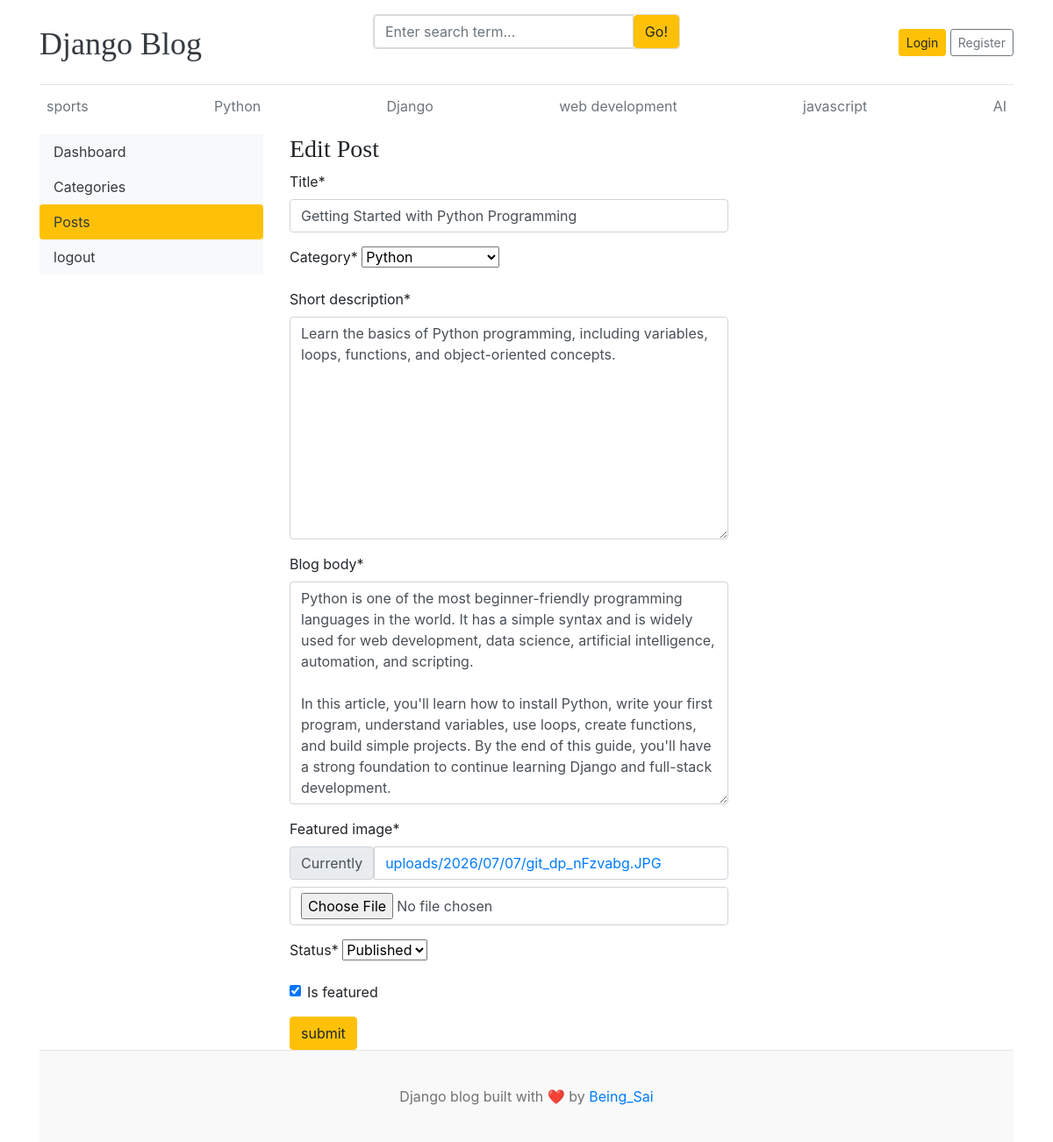
Page /dashboard/posts/edit/3 on the earlier database version.
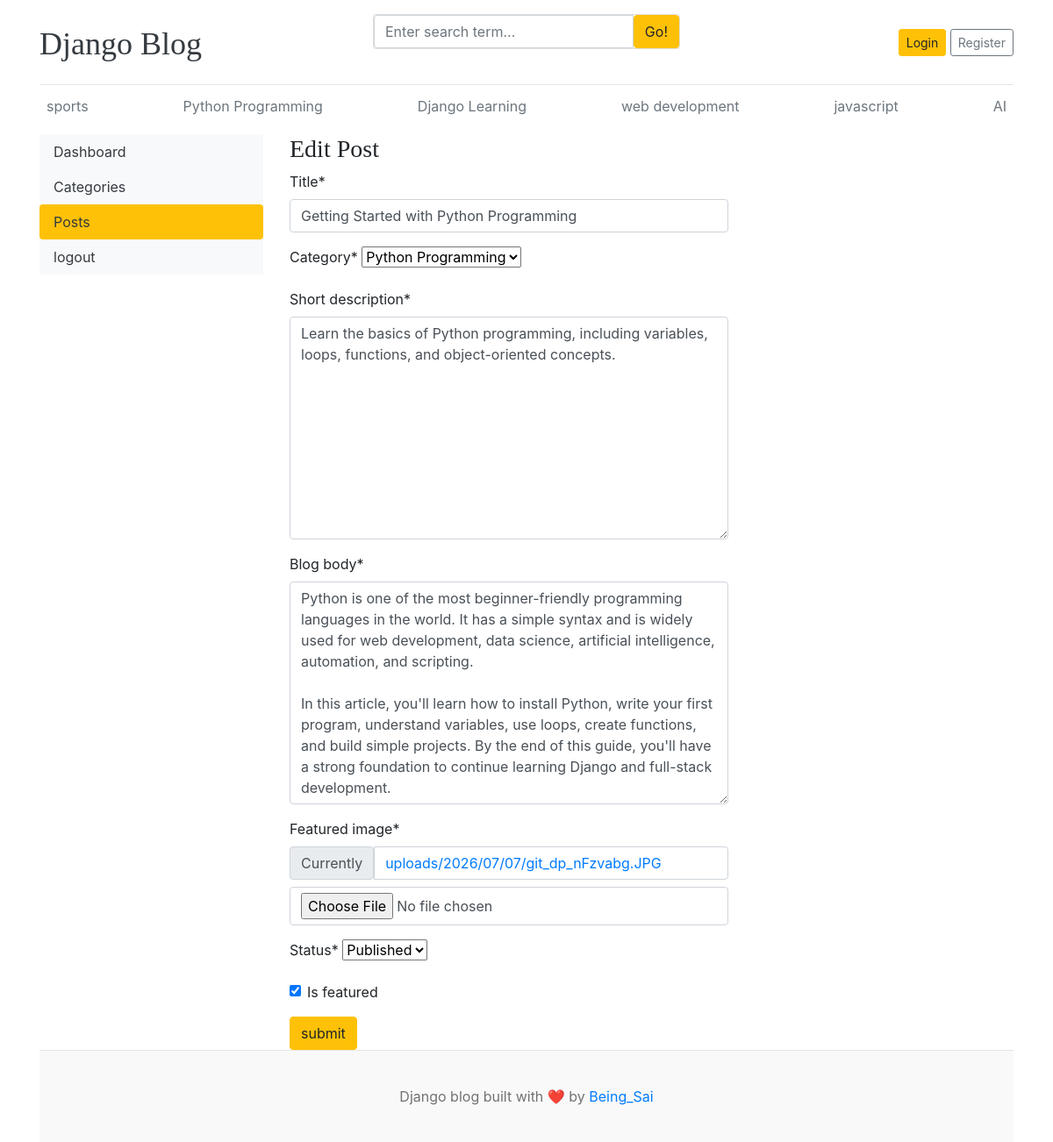
Same page on the later database version.
### blogs/models.py (models this page shows, shortened)
class Category(models.Model):
    category_name = models.CharField(max_length=50)
    created_at = models.DateTimeField(auto_now_add=True)
    updated_at = models.DateTimeField(auto_now=True)
    def __str__(self):
       return self.category_name
    class Meta:
        verbose_name_plural = 'categories'

class Blog(models.Model):
    title = models.CharField(max_length=100)
    slug =models.SlugField(max_length=150, unique=True, blank=True )
    category =models.ForeignKey(Category, on_delete=models.CASCADE)
    author = models.ForeignKey(User, on_delete=models.CASCADE)
    short_description =models.TextField(max_length=500)
    blog_body = models.TextField(max_length=2000)
    featured_image =models.ImageField(upload_to='uploads/%Y/%m/%d')
    status =models.CharField(choices=STATUS_CHOICES, default="Draft")
    is_featured =models.BooleanField(default=False)
    created_at =models.DateTimeField(auto_now_add=True)
    updated_at = models.DateTimeField(auto_now=True)

### dashboards/views.py (the view, shortened to what this page needs)
# urls.py: path('posts/edit/<int:pk>',views.edit_post,name="edit_post"),
def edit_post(request,pk):
    post = get_object_or_404(Blog,pk=pk)
    form = BlogForm(instance= post)
    context = {
        "form":form,
        "post":post,
    }
    return render(request,'dashboard/edit_post.html',context)

### dashboards/forms.py
class BlogForm(forms.ModelForm):
    class Meta:
        model = Blog
        fields = ('title','category','short_description','blog_body','featured_image','status','is_featured',)

### blogs/context_preprocessors.py (called while the page is built)
def get_categories(request):
    return{
        "categories": Category.objects.all(),
    }

def get_social_links(request):
    return{
        "sociallinks": SocialLinks.objects.all()
    }

### templates/dashboard/edit_post.html (shortened to what this page needs)
{% extends 'base.html' %}
{% block content %}
{% load crispy_forms_tags %}
<div class="row">
    {% include 'dashboard/sidebar.html' %}
    <div class="col-md-9">
        <h3>Edit Post</h3>
         <form action="{% url 'edit_post' post.id %}" method="POST" enctype="multipart/form-data" style="width: 500px;">
            {{ form | crispy }}
            <button type="submit" class="btn btn-warning">submit</button>
        </form>
    </div>
</div>
{% endblock %}

### templates/base.html (shortened to what this page needs)
{% load static %}
<!DOCTYPE html>
<html lang="en">
<head>
    <link href="https://getbootstrap.com/docs/4.0/dist/css/bootstrap.min.css" rel="stylesheet">
    <link href="{% static 'css/blog.css' %}" rel="stylesheet">
    <link rel="stylesheet" href="https://cdnjs.cloudflare.com/ajax/libs/font-awesome/4.7.0/css/font-awesome.min.css">
  </head>
<body>
    <div class="container">
      <header class="blog-header py-3">
        <div class="row flex-nowrap justify-content-between align-items-center">
          <div class="col-4 pt-1">
            <a class="blog-header-logo text-dark" href="/">Django Blog</a>
          </div>
          <div class="col-4">
            <form action="{% url 'search' %}" method=""GET>
            <div class="card mb-4">
                <div class="input-group">
                    <input name="keyword" value="{{keyword}}" type="text" class="form-control" placeholder="Enter search term..." name="keyword">
                    <button class="btn btn-warning" type="submit">Go!</button>
                </div>
            </div>
            </form>
          </div>
          <div class="col-4 d-flex justify-content-end align-items-center">
            {% if not user.is_authenticated %}
            <a class="btn btn-sm btn-warning" href="{% url 'login' %}">Login</a> &nbsp;
            <a class="btn btn-sm btn-outline-secondary" href="{% url 'register' %}">Register</a>
            {% else %}
            <span><a href="{% url 'dashboard' %}">Dashboard</a> </span>
            &emsp;
            <span><a href="{% url 'logout' %}">Logout</a></span>
            {% endif %}
          </div>
        </div>
      </header>
      <div class="nav-scroller py-1 mb-2">
        <nav class="nav d-flex justify-content-between">
          {% for cat in categories %}
          <a class="p-2 text-muted" href="{% url 'post_by_category' cat.id %}">{{ cat.category_name}}</a>
          {% endfor %}
        </nav>
      </div>
{% block content %}
{% endblock%}
<footer class="blog-footer">
  <p>Django blog built with ❤️ by <a href="#">Being_Sai</a></p>
</footer>
</body>
</html>

Differences in the rows shown:
changed Category: category_name "Python" → "Python Programming"
changed Category: category_name "Django" → "Django Learning"
computed for Blog "Getting Started with Python Programming": category "Python" → "Python Programming"
